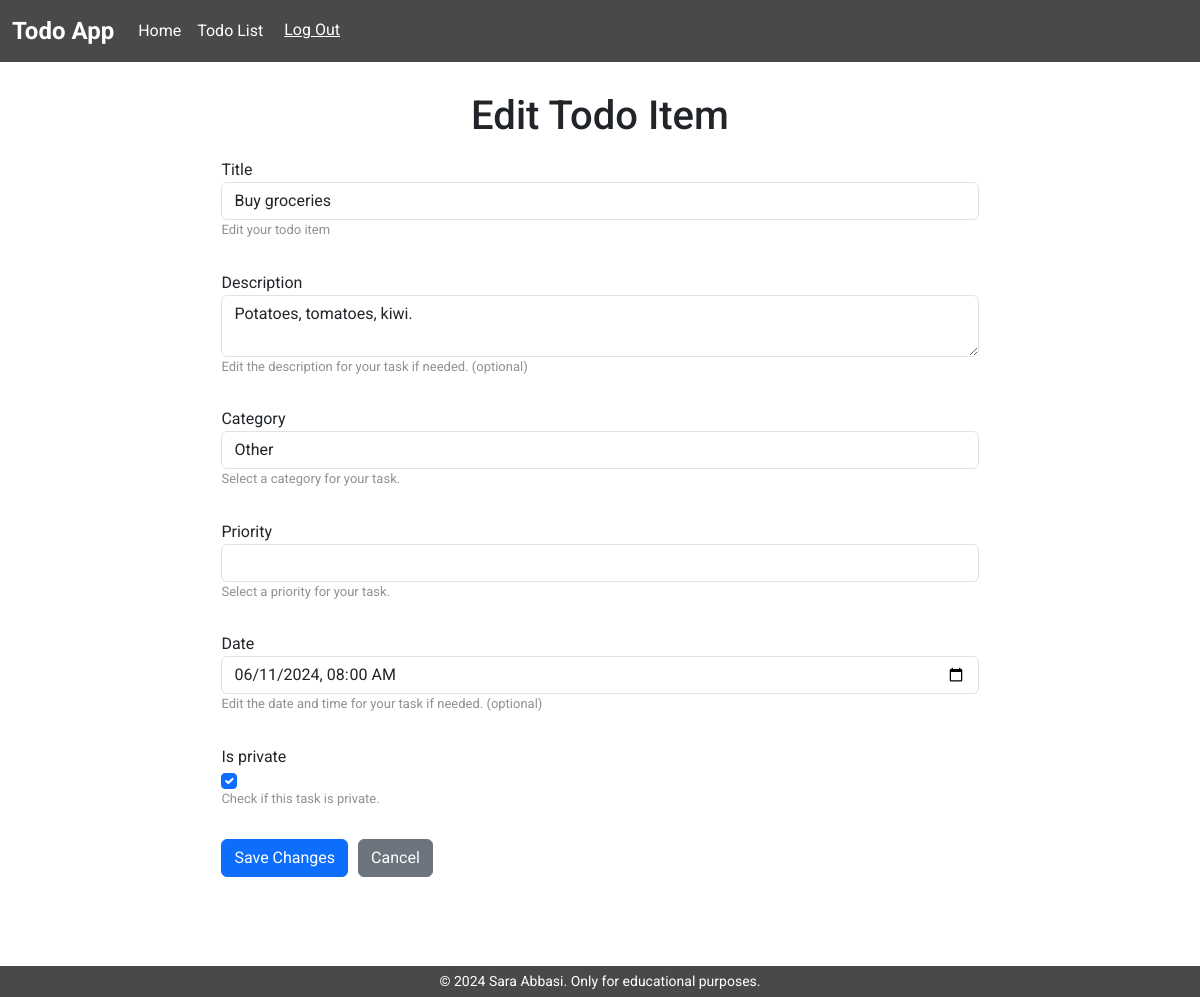
Page /41/edit/ (signed in) on the committed database.
### todo_app/models.py (models this page shows, shortened)
class TodoItem(models.Model):
    title = models.CharField(max_length=200)
    description = models.TextField(blank=True)
    checked = models.BooleanField(default=False)
    owner = models.ForeignKey(User, on_delete=models.CASCADE, null=True)
    date = models.DateTimeField(blank=True, null=True)
    category = models.ForeignKey(
        Category,
        on_delete=models.SET_NULL,
        null=True
    )
    priority = models.ForeignKey(
        Priority,
        on_delete=models.SET_NULL,
        null=True
    )
    is_private = models.BooleanField(default=True)

class Category(models.Model):
    PERSONAL = 'Personal'
    WORK = 'Work'
    STUDY = 'Study'
    HEALTH = 'Health'
    HOME = 'Home'
    OTHER = 'Other'
    CATEGORY_CHOICES = [
        (PERSONAL, 'Personal'),
        (WORK, 'Work'),
        (STUDY, 'Study'),
        (HEALTH, 'Health'),
        (HOME, 'Home'),
        (OTHER, 'Other'),
    ]
    name = models.CharField(max_length=100, choices=CATEGORY_CHOICES)

### todo_app/views.py (the view)
# urls.py: path('<int:id>/edit/', edit_todo_item, name='todo_item_edit'),
@login_required(login_url='/accounts/login')
def edit_todo_item(request, id):
    todo_item = get_object_or_404(TodoItem, id=id, owner=request.user)
    categories = Category.objects.all()
    priorities = Priority.objects.all()
    if request.method == 'POST':
        form = TodoItemForm(request.POST, instance=todo_item)
        if form.is_valid():
            try:
                form.save()
                messages.success(request, 'Task successfully edited')
                return redirect('todo_app:todo_list')
            except ValidationError:
                messages.error(request, 'Task Date can not be in the past')
                form = TodoItemForm(request.POST, instance=todo_item)
                return render(
                    request, 'todo_app/edit_todo_item.html', {
                        'form': form, 'categories': categories,
                        'priorities': priorities
                    }
                )
    else:
        form = TodoItemForm(
            instance=todo_item, categories=categories,
            priorities=priorities)
    return render(
        request, 'todo_app/edit_todo_item.html', {
            'form': form, 'categories': categories, 'priorities': priorities
        }
    )

### todo_app/forms.py
class TodoItemForm(forms.ModelForm):
    category = forms.ModelChoiceField(
        queryset=Category.objects.all(),
        required=True
    )
    priority = forms.ModelChoiceField(
        queryset=Priority.objects.all(),
        required=False
    )
    class Meta:
        model = TodoItem
        fields = [
            'title', 'description', 'checked', 'date',
            'category', 'priority', 'is_private'
        ]
    def __init__(self, *args, **kwargs):
        categories = kwargs.pop('categories', None)
        priorities = kwargs.pop('priorities', None)
        super().__init__(*args, **kwargs)
        if categories:
            self.fields['category'].queryset = categories
        if priorities:
            self.fields['priority'].choices = priorities

### todo_app/templates/todo_app/edit_todo_item.html (shortened to what this page needs)
{% extends 'base.html' %}
{% block content %}
<div class="container edit-form-container">
    <h1>Edit Todo Item</h1>
    <form class="edit-todo-form" method="POST">
        <div class='input-container'>
            <label for="id_title">{{ form.title.label }}</label>
            <input class="form-control" type="text" name="title" value="{{ form.instance.title }}" required id="id_title">
            <p class='helper-text'>Edit your todo item</p>
        </div>
        <div class='input-container'>
            <label for="id_description">{{ form.description.label }}</label>
            <textarea class="form-control" name="description" id="id_description">{{ form.instance.description }}</textarea>
            <p class='helper-text'>Edit the description for your task if needed. (optional)</p>
        </div>
        <div class='input-container'>
            <label for="id_category">{{ form.category.label }}</label>
            <select class="form-control" name="category" id="id_category">
                {% for category in categories %}
                    <option value="{{ category.pk }}" {% if category.pk == form.instance.category.pk %} selected {% endif %}>{{ category.name }}</option>
                {% endfor %}
            </select>
            <p class='helper-text'>Select a category for your task.</p>
        </div>
        <div class='input-container'>
            <label for="id_priority">{{ form.priority.label }}</label>
            <select class="form-control" name="priority" id="id_priority">
            </select>
            <p class='helper-text'>Select a priority for your task.</p>
        </div>
        <div class='input-container'>
            <label for="id_date">{{ form.date.label }}</label>
            <input class="form-control" type="datetime-local" name="date" value="{% if form.instance.date %}{{ form.instance.date|date:'Y-m-d\TH:i' }}{% endif %}" id="id_date">
            <p class='helper-text'>Edit the date and time for your task if needed. (optional)</p>
        </div>
        <div class='input-container'>
            <label for="id_is_private">{{ form.is_private.label }}</label>
            <input class="form-check-input" type="checkbox" name="is_private" {% if form.instance.is_private %}checked{% endif %} id="id_is_private">
            <p class='helper-text'>Check if this task is private.</p>
        </div>
        <button class='btn btn-primary' type="submit">Save Changes</button>
        <a href="{% url 'todo_app:todo_list' %}" class="btn btn-secondary">Cancel</a>
    </form>
</div>
{% endblock %}

### static/css/styles.css (style rules this page uses)
body { font-family: "Roboto", Arial, sans-serif; }
.input-container { display: flex; flex-direction: column; width: 100%; margin-bottom: 15px; }
.helper-text { font-size: 13px; color: #919191; }
.edit-form-container { display: flex; flex-direction: column; justify-content: center; align-items: center; min-width: 300px; width: 70%; padding-top: 30px; }
.edit-todo-form { display: flex; flex-wrap: wrap; padding-top: 10px; padding-bottom: 80px; margin-bottom: 40px; }
.edit-todo-form button { margin-right: 10px; }

### rows in the picture
TodoItem: title "Buy groceries", description "Potatoes, tomatoes, kiwi.", category "Other", date "06/11/2024 08:00", is_private "☑"
